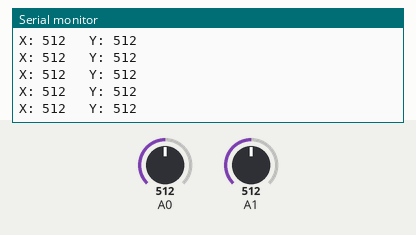
Simulated run of this sketch. Board: Arduino Uno, built with avr-gcc and run on an emulated ATmega328P. Shown: the last lines printed to the serial monitor. The inputs (shaded band) are chosen by the test bench; at power-on: A0 = 512, A1 = 512.

Above: at 1.2 s.
1.3 s: A0 set to 109
At 2.4 s:
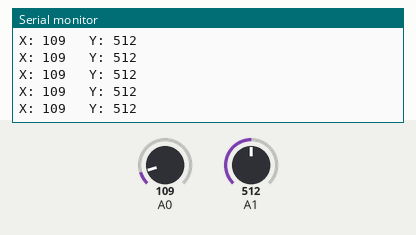
4.3 s: A0 set to 93
At 5.4 s:
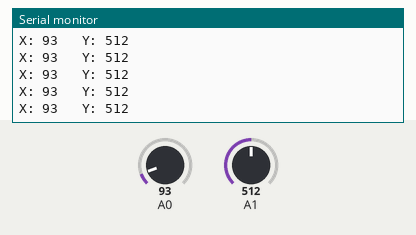
7.3 s: A1 set to 109
At 8.4 s:
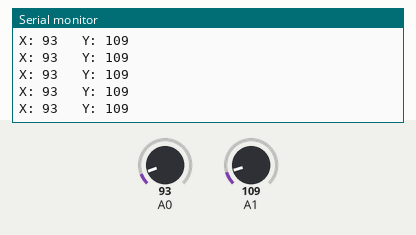
8.8 s: A1 set to 91
At 9.9 s:
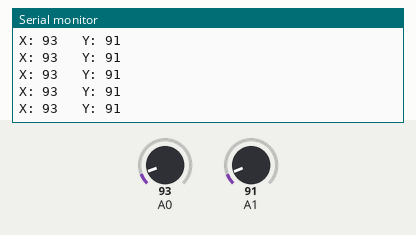
Timing chart, 0 to 11.8 s (numbered marks = the images above; inputs shaded):
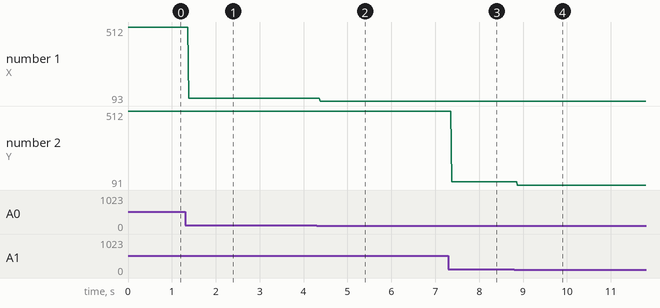

The sketch:

ArduinoJoystickTemplate.ino
```cpp
/*  GND -> GND
    5V  -> 5V
    VRx -> A0
    VRy -> A1
    SW  -> ...
*/

struct JoystickCoordinateData {
  int pin;
  int value;
};

struct JoystickBase {
  JoystickCoordinateData x;
  JoystickCoordinateData y;
};

JoystickBase myJoystick = {
  .x = {.pin = A0},
  .y = {.pin = A1}
};

void setup() {
  Serial.begin(9600);

  pinMode(myJoystick.x.pin, INPUT);
  pinMode(myJoystick.y.pin, INPUT);
};


void loop() {
  myJoystick.x.value = analogRead(myJoystick.x.pin);
  myJoystick.y.value = analogRead(myJoystick.y.pin);

  Serial.println(
       "X: " + String(myJoystick.x.value) +
    "\t Y: " + String(myJoystick.y.value)
  );
};
```

Measured:
- after the input at 1.3 s, the serial monitor: prints a new line after 0.08 s (image 1)
- after the input at 4.3 s, the serial monitor: prints a new line after 0.08 s (image 2)
- after the input at 7.3 s, the serial monitor: prints a new line after 0.07 s (image 3)
- after the input at 8.8 s, the serial monitor: prints a new line after 0.07 s (image 4)
- plotted number 1: 512 → 109 after the input at 1.3 s, 109 → 93 after the input at 4.3 s
- plotted number 2: 109 → 91 after the input at 8.8 s
